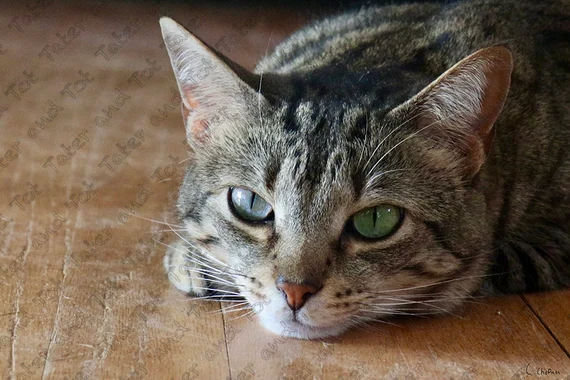
#> input picture images/cat.jpeg, 570 x 380 px
$ python image_transformer.py
#> lines starting #> are read from the running program, lines starting #| are printed output that depends on the picture
from PIL import Image
import numpy as np
import pandas as pd

class ImageTransformer:
    '''
    A class to perform random image sampling
    '''

    '''
    Load the image taken from the image_path parameter and record the size of the image
    Parameters:
    image_path (str): The path to the image file to be loaded.
    '''
    def __init__(self, image_path: str):
        self.image_path = image_path
        self.image = None
        self.width = None
        self.height = None
        self.load_image()

    '''
    Load the image and store its dimensions
    '''
    def load_image(self):
        try:
            self.image = Image.open(self.image_path)
#> self.image is the input picture: PIL image 570x380 RGB; mean R, G, B 108.9, 93.9, 79.4
            self.width, self.height = self.image.size
#> self.width = 570; self.height = 380
        except Exception as e:
            raise ValueError(f"Invalid image path: {e}")


    '''
    Param checker and error handling
    '''
    def param_check(self, sample_size: tuple[int,int], num_samples:int):
        # Check whether width and height of sample is correctly defined
        if not(isinstance(sample_size, tuple) and len(sample_size)==2):
            raise ValueError("Sample size must be of width and height.")
        sample_width, sample_height = sample_size
        # Check is sample width and height are positive integers
        if sample_width < 0 or sample_height < 0:
            raise ValueError("Sample size must be positive integers.")
        # Check if sample size is less than the width and height of the image
        if sample_width > self.width or sample_height > self.height:
            raise ValueError("Sample size exceeds image dimensions.")
        # Check the sample number is a positive integer
        if num_samples <= 0:
            raise ValueError("Number of samples must be a positive integer.")

    '''
    function to check for non-overlapping samples
    '''
    def boxed_overlap(self, box1: tuple[int, int, int, int], box2: tuple[int, int, int, int]) -> bool:
        x1, y1, x2, y2 = box1  # top left and bottom right coords
        x3, y3, x4, y4 = box2  # top left and bottom right coords
        return not (x2 <= x3 or x4 <= x1 or y2 <= y3 or y4 <= y1)

    '''
    Get random sample
    '''
    # randomised points for sampling
    def get_randomised_sample(self, sample_size: tuple[int, int], num_samples:int) -> list:
#> called with sample_size = (100, 50), num_samples = 3
        self.param_check(sample_size, num_samples)

        # Generate a list of all possible top left corners positions (x,y) where the sample can fit within the image dimensions.
        # Using a pandas df to store these positions for efficient manipulation
        x_coords = range(0, self.width - sample_size[0] + 1)
        y_coords = range(0, self.height - sample_size[1] + 1)
        possible_positions = pd.DataFrame(data=[(x, y) for x in x_coords for y in y_coords], columns=['x', 'y'])
#> possible_positions = table of 155901 rows and 2 columns
        # Shuffle df of all possible positions
        possible_positions = possible_positions.sample(frac=1).reset_index(drop=True)

        samples = []
        used_positions = set()

        # Select for non-overlapping samples
        for row in possible_positions.itertuples(index=False): # Iterate over the possible positions
            if len(samples) == num_samples:
                break #stop iterating if the number of samples is == num_samples
            x, y = row.x, row.y
            sample_box = (x, y, x + sample_size[0], y + sample_size[1]) # creates a tuple representing top left corner and bottom right corner

            if not any(self.boxed_overlap(sample_box, s) for s in used_positions):
                samples.append(sample_box)
                used_positions.add(sample_box) # make sure we don't have the same sample in samples set
        if len(samples) < num_samples:
            raise RuntimeError("Unable to find enough non-overlapping samples.")

        cropped_samples = [self.image.crop(sample_box) for sample_box in samples]
#> cropped_samples = 3 items
        return cropped_samples


def main():
        #add path to image
        transformer = ImageTransformer("images/cat.jpeg")
        sample_size = (100,50) # width, height
        num_samples = 3

        try:
            samples = transformer.get_randomised_sample(sample_size, num_samples)
#> samples = 3 items
            for i, sample in enumerate(samples):
                sample.show() # or save file using sample.save(f"sample_{i}.jpg")
#> this loop made 3 passes
#> pass 1, in main, `sample.show() # or save file using sample.save(f"sample_{i}.jpg")`:
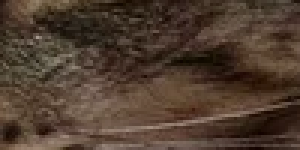
#> shown: PIL image 100x50 RGB (shown 3 times larger); mean R, G, B 79, 60.8, 47.3
#> pass 2, in main, `sample.show() # or save file using sample.save(f"sample_{i}.jpg")`:
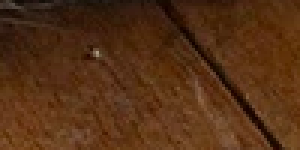
#> shown: PIL image 100x50 RGB (shown 3 times larger); mean R, G, B 84.1, 47.6, 20.6
        except ValueError as e:
            print(e)
        except RuntimeError as e:
            print(e)


if __name__ == "__main__":
        main()
